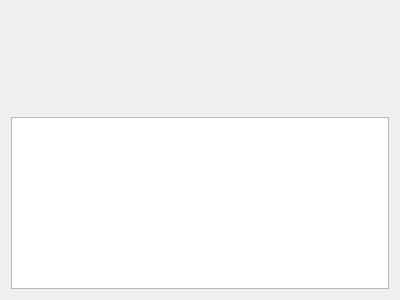
<?xml version="1.0" encoding="UTF-8"?>
<ui version="4.0">
 <class>AboutDialog</class>
 <widget class="QDialog" name="AboutDialog">
  <property name="geometry">
   <rect>
    <x>0</x>
    <y>0</y>
    <width>400</width>
    <height>300</height>
   </rect>
  </property>
  <property name="windowTitle">
   <string>Dialog</string>
  </property>
  <layout class="QVBoxLayout" name="verticalLayout">
   <item>
    <layout class="QHBoxLayout" name="horizontalLayout">
     <item>
      <spacer name="horizontalSpacer">
       <property name="orientation">
        <enum>Qt::Horizontal</enum>
       </property>
       <property name="sizeHint" stdset="0">
        <size>
         <width>40</width>
         <height>20</height>
        </size>
       </property>
      </spacer>
     </item>
     <item>
      <widget class="QLabel" name="iconLabel">
       <property name="minimumSize">
        <size>
         <width>100</width>
         <height>100</height>
        </size>
       </property>
       <property name="maximumSize">
        <size>
         <width>500</width>
         <height>500</height>
        </size>
       </property>
       <property name="text">
        <string/>
       </property>
      </widget>
     </item>
     <item>
      <spacer name="horizontalSpacer_2">
       <property name="orientation">
        <enum>Qt::Horizontal</enum>
       </property>
       <property name="sizeHint" stdset="0">
        <size>
         <width>40</width>
         <height>20</height>
        </size>
       </property>
      </spacer>
     </item>
    </layout>
   </item>
   <item>
    <widget class="QTextBrowser" name="infoTextBrowser"/>
   </item>
  </layout>
 </widget>
 <resources/>
 <connections/>
</ui>
